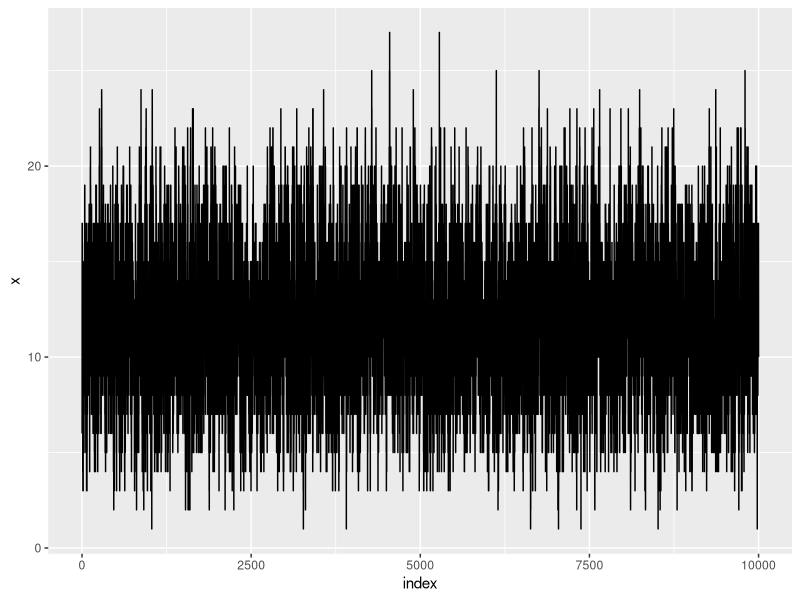
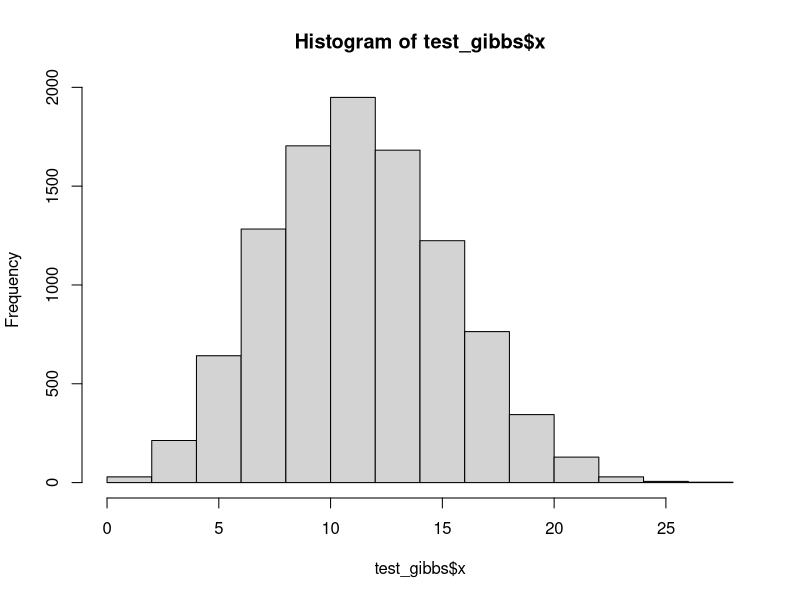
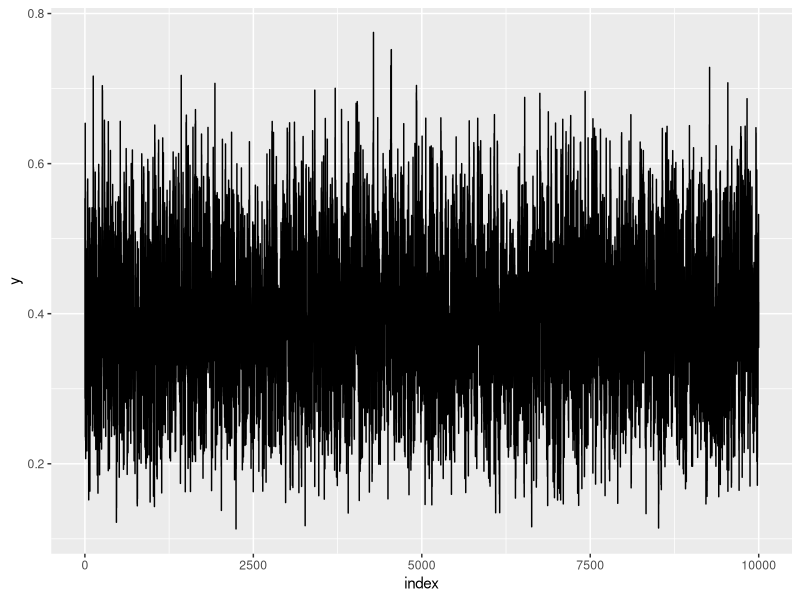
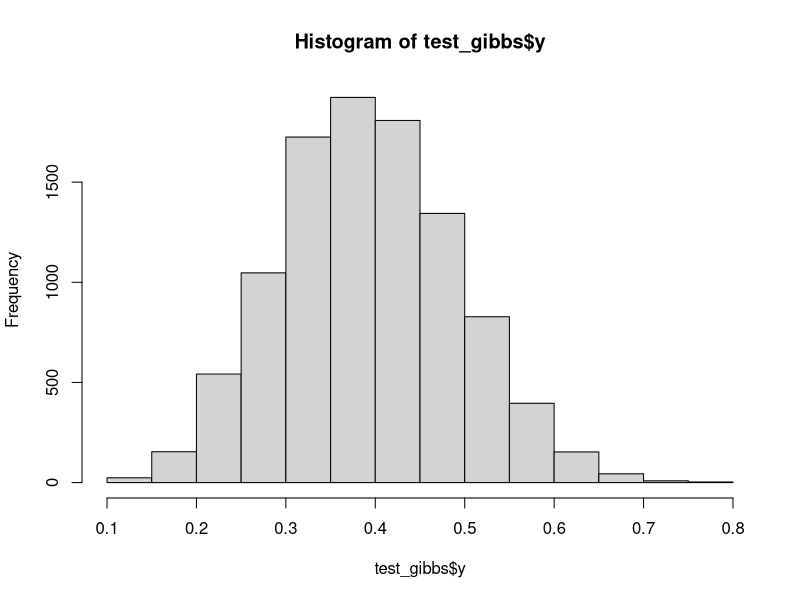
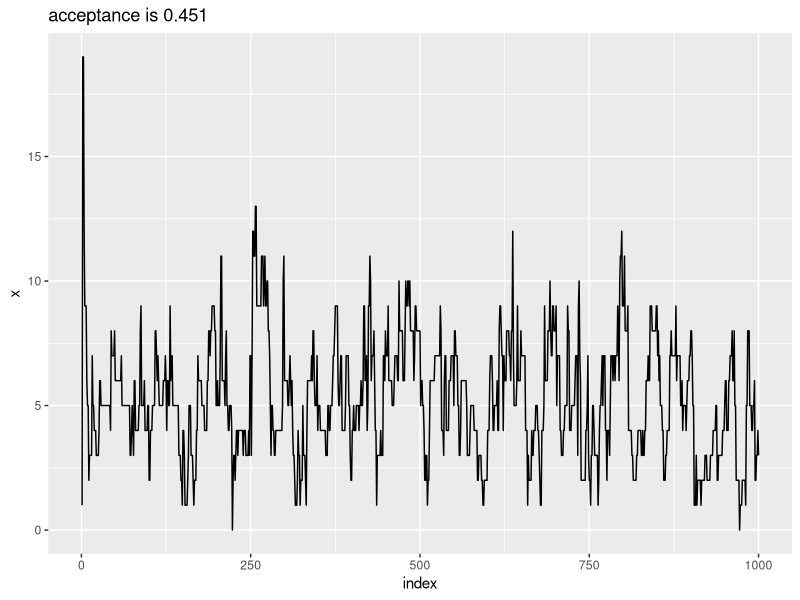
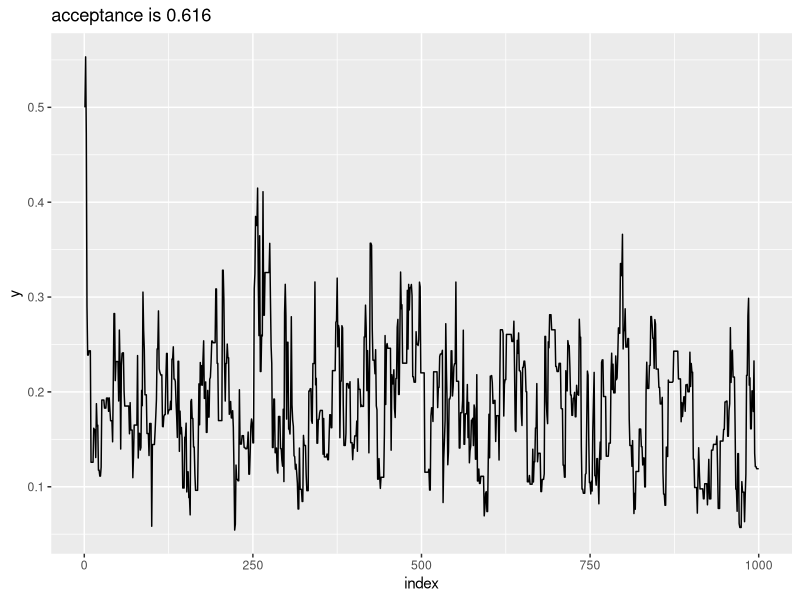

R code for these plots, in order: (Note: this script raises an error after producing the figures.)
## ---- chunk 1
library(parallel)
library(foreach)
library(doParallel)
library(tidyverse)



knitr::opts_chunk$set(echo = TRUE,
                      eval = T)
## ---- chunk 2
#R codes:
## ---- chunk 3
K = matrix(c(.5, .5, .25, .25, 0, .25, .25, .5, .5), 3, 3, byrow = T)

init = c(0.5, 0, .5)


# function
easychain = function(init, transit, step = Inf) {
  
  state = K %*% init
  
  prev_state = init
  
  i = 1
  while (any(abs(prev_state - state) > 1e-6 & i < step)) {
    i  = i + 1
    prev_state = state
    state = K %*% state
  }
  return(state)
}
## ---- chunk 4
# first step
easychain(init,K,1)

## ---- chunk 5
# converge value/ stationary
easychain(init,K) 

# proved of stationary
easychain(c(.1,.3,.6),K)

easychain(diag(3),K)

## ---- chunk 6
gibbs =
  function(n,
           a,
           b,
           step = 1e+4,
           burn = F,
           x_init = NA,
           y_init = NA,
           .tol = 1e-6) {
    if (is.na(x_init))
      x_init = runif(1,1,10)%/%1
    
    if (is.na(y_init))
      y_init = runif(1)
    
    x = c(x_init)
    y = c(y_init)
    iter = 1
    
    while (iter < step) {
      x = c(x, rbinom(1, n, y[iter]))
      y = c(y, rbeta(1, x[iter] + a, n - x[iter] + b))
      iter = iter + 1
    }
    
    
    index = 1:step
    
    if (burn) {
      index = index[-c(1:burn)]
      x = x[-c(1:burn)]
      y = y[-c(1:burn)]
    }
    
    return(list(x = x,
                y = y,
                index = index))
  }


set.seed(123123)
test_gibbs = gibbs(30,a = 9,b=14)

ggplot(as_tibble(test_gibbs))+geom_path(aes(index,x))

hist(test_gibbs$x)

ggplot(as_tibble(test_gibbs))+geom_path(aes(index,y))

hist(test_gibbs$y)
## ---- chunk 7
logP = function(theta,n,a,b){
  x = theta[[1]]
  y = theta[[2]]
  
  res = choose(n, x) *
          y ^ (x + a - 1) *
          (1 - y) ^ (n - x + b - 1)
  res = dpois(x,n*y)*res
  
  res = dbeta(y,x+a,n-x+b) * res
  
  return(log(res))}

x_update = 
  function(x,y,n,a,b,...){
    new_x = 
      rpois(1,n*y)
  }

y_update = 
  function(x,y,n,a,b,...){
    # make sure that y is in 0,1
    new_y = 
      rbeta(1,x+a,n-x+b)
    return(new_y)
  }

M_update =
  function(theta,update_function_list, n, a, b) {
    for (i in 1:length(theta)) {
      # take old parameter
      new = theta
      
      #update x/y given old
      new[[i]] = update_function_list[[i]](theta[[1]],theta[[2]],n,a,b)
      
      #calculated the acceptance rate
      accept = logP(new, n, a, b) - logP(theta, n, a, b)
      
      if(is.na(accept)) next
      
      if (log(runif(1)) < accept)
        theta = new
    }
    
    return(theta)
  }

MET =
  function(n,
           a,
           b,
           step = 1e+4,
           .tol = 1e-6,
           x_init = 1,
           y_init = .5,
           burn = F,
           ...) {
    iter = 1
    
    x = y = xaccept = yaccept = rep(NA, step)
    
    x[[1]] = x_init
    
    y[[1]] = y_init
    
    
    while (iter < step) {
      new_theta = M_update(c(x[[iter]], y[[iter]]),
                           list(x_update, y_update),
                           n, a, b)
      iter = iter + 1
      x[[iter]] = new_theta[[1]]
      xaccept[[iter]] = x[[iter - 1]] != x[[iter]]
      y[[iter]] = new_theta[[2]]
      yaccept[[iter]] = y[[iter - 1]] != y[[iter]]
    }
    
    if (burn) {
            x = x[-c(1:burn)]
            y = y[-c(1:burn)]
            xaccept = xaccept[-c(1:burn)]
            yaccept = yaccept[-c(1:burn)]
    }
    
    accept =
            list(x = xaccept,
                 y = yaccept)

return(list(x = x,
            y = y,
            accept = accept))
  }

re = MET(30,4,13,step = 1000)

ggplot(tibble(index = 1:1000, x = re$x),aes(x =index, y = x))+
  geom_path()+
  labs(title = str_c("acceptance is ",sum(re$accept$x,na.rm = T)/1000))

ggplot(tibble(index = 1:1000, y = re$y),aes(x =index, y = y))+
  geom_path()+
  labs(title = str_c("acceptance is ",sum(re$accept$y,na.rm = T)/1000))
## ---- chunk 8
# n=30,a = 9, b = 14

#starting value x: 1 to 30
#y 0 to 1

set.seed(123123)
cl = makePSOCKcluster(5)
registerDoParallel(cl)

cond = expand.grid(x_int = seq(1, 30, len = 10) %/% 1,
                     y_int = seq(0, 1, len = 5))
  
G = foreach(i = 1:nrow(cond),
              .combine = rbind) %dopar% {
                x = cond[i, 1]
                y = cond[i, 2]
                g_mean = list()
                iter = 1
                while(iter<100){
                  g = gibbs(
                  30,
                  9,
                  14,
                  step = 1000,
                  x_init = x,
                  y_init = y,
                  burn = 100
                )
                g_mean[[iter]] = as.numeric(lapply(g, mean)[-3])
                iter = iter + 1
                }
                g_mean = do.call(rbind,g_mean)
                
                g_mean = colMeans(g_mean)
                
                g_mean
              }
  
M = foreach(i = 1:nrow(cond),
              .combine = rbind) %dopar% {
                x = cond[i, 1]
                y = cond[i, 2]
               m_mean = list()
               iter = 1
               while (iter < 100) {
                  m = MET(
                  30,
                  9,
                  14,
                  step = 1000,
                  x_init = x,
                  y_init = y,
                  burn = 100
                )
                m_mean[[iter]] = as.numeric(lapply(m[-3], mean))
                iter = iter + 1
               }
                m_mean = colMeans(do.call(rbind,m_mean))
                
                m_mean
              }

stopCluster(cl)

sim_data = cbind(cond,G,M)

names(sim_data) = c("x_init","y_init","gibbs_x","gibbs_y","met_x","met_y")

knitr::kable(sim_data,
             caption = "Simulation result based on 100 run on differet start values with 100 burn")
